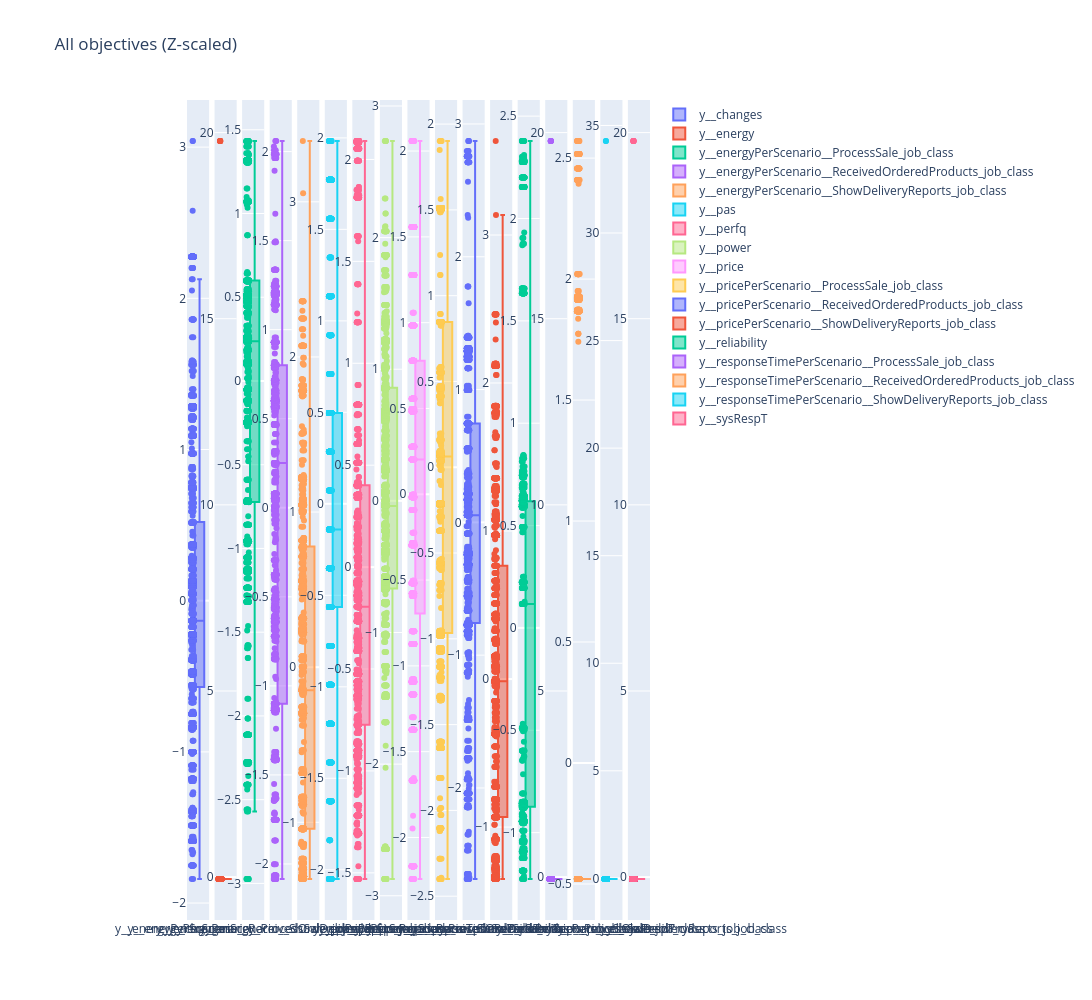

Write notebook code for a chart like this one.
### Code cell
# Show distribution of quality-attribute objectives for ST+
scaler = StandardScaler() # Objectives are first standardized using Z-score method
scaled_df = pd.DataFrame(scaler.fit_transform(df[y_cols]), columns=y_cols)
make_boxplots(scaled_df, title='All objectives (Z-scaled)', figsize=(1000, 2500))
plt.show()

### Figure 1 — Plotly figure (JSON) as saved in the notebook; plotly's stock layout.template omitted (floating-point values rounded to 4 significant figures; data arrays with more than 128 entries replaced by an {"elided": "..."} marker saying what was removed)
{"data": [{"boxpoints": "all", "name": "y__changes", "type": "box", "xaxis": "x", "y": {"elided": "2352 float values"}, "yaxis": "y"}, {"boxpoints": "all", "name": "y__energy", "type": "box", "xaxis": "x2", "y": {"elided": "2352 float values"}, "yaxis": "y2"}, {"boxpoints": "all", "name": "y__energyPerScenario__ProcessSale_job_class", "type": "box", "xaxis": "x3", "y": {"elided": "2352 float values"}, "yaxis": "y3"}, {"boxpoints": "all", "name": "y__energyPerScenario__ReceivedOrderedProducts_job_class", "type": "box", "xaxis": "x4", "y": {"elided": "2352 float values"}, "yaxis": "y4"}, {"boxpoints": "all", "name": "y__energyPerScenario__ShowDeliveryReports_job_class", "type": "box", "xaxis": "x5", "y": {"elided": "2352 float values"}, "yaxis": "y5"}, {"boxpoints": "all", "name": "y__pas", "type": "box", "xaxis": "x6", "y": {"elided": "2352 float values"}, "yaxis": "y6"}, {"boxpoints": "all", "name": "y__perfq", "type": "box", "xaxis": "x7", "y": {"elided": "2352 float values"}, "yaxis": "y7"}, {"boxpoints": "all", "name": "y__power", "type": "box", "xaxis": "x8", "y": {"elided": "2352 float values"}, "yaxis": "y8"}, {"boxpoints": "all", "name": "y__price", "type": "box", "xaxis": "x9", "y": {"elided": "2352 float values"}, "yaxis": "y9"}, {"boxpoints": "all", "name": "y__pricePerScenario__ProcessSale_job_class", "type": "box", "xaxis": "x10", "y": {"elided": "2352 float values"}, "yaxis": "y10"}, {"boxpoints": "all", "name": "y__pricePerScenario__ReceivedOrderedProducts_job_class", "type": "box", "xaxis": "x11", "y": {"elided": "2352 float values"}, "yaxis": "y11"}, {"boxpoints": "all", "name": "y__pricePerScenario__ShowDeliveryReports_job_class", "type": "box", "xaxis": "x12", "y": {"elided": "2352 float values"}, "yaxis": "y12"}, {"boxpoints": "all", "name": "y__reliability", "type": "box", "xaxis": "x13", "y": {"elided": "2352 float values"}, "yaxis": "y13"}, {"boxpoints": "all", "name": "y__responseTimePerScenario__ProcessSale_job_class", "type": "box", "xaxis": "x14", "y": {"elided": "2352 float values"}, "yaxis": "y14"}, {"boxpoints": "all", "name": "y__responseTimePerScenario__ReceivedOrderedProducts_job_class", "type": "box", "xaxis": "x15", "y": {"elided": "2352 float values"}, "yaxis": "y15"}, {"boxpoints": "all", "name": "y__responseTimePerScenario__ShowDeliveryReports_job_class", "type": "box", "xaxis": "x16", "y": {"elided": "2352 float values"}, "yaxis": "y16"}, {"boxpoints": "all", "name": "y__sysRespT", "type": "box", "xaxis": "x17", "y": {"elided": "2352 float values"}, "yaxis": "y17"}], "layout": {"height": 1000, "title": {"text": "All objectives (Z-scaled)"}, "width": 2500, "xaxis": {"anchor": "y", "domain": [0, 0.04775]}, "xaxis10": {"anchor": "y10", "domain": [0.5356, 0.5834]}, "xaxis11": {"anchor": "y11", "domain": [0.5952, 0.6429]}, "xaxis12": {"anchor": "y12", "domain": [0.6547, 0.7024]}, "xaxis13": {"anchor": "y13", "domain": [0.7142, 0.7619]}, "xaxis14": {"anchor": "y14", "domain": [0.7737, 0.8215]}, "xaxis15": {"anchor": "y15", "domain": [0.8332, 0.881]}, "xaxis16": {"anchor": "y16", "domain": [0.8927, 0.9405]}, "xaxis17": {"anchor": "y17", "domain": [0.9522, 1.0]}, "xaxis2": {"anchor": "y2", "domain": [0.05952, 0.1073]}, "xaxis3": {"anchor": "y3", "domain": [0.119, 0.1668]}, "xaxis4": {"anchor": "y4", "domain": [0.1785, 0.2263]}, "xaxis5": {"anchor": "y5", "domain": [0.2381, 0.2858]}, "xaxis6": {"anchor": "y6", "domain": [0.2976, 0.3453]}, "xaxis7": {"anchor": "y7", "domain": [0.3571, 0.4048]}, "xaxis8": {"anchor": "y8", "domain": [0.4166, 0.4644]}, "xaxis9": {"anchor": "y9", "domain": [0.4761, 0.5239]}, "yaxis": {"anchor": "x", "domain": [0, 1]}, "yaxis10": {"anchor": "x10", "domain": [0, 1]}, "yaxis11": {"anchor": "x11", "domain": [0, 1]}, "yaxis12": {"anchor": "x12", "domain": [0, 1]}, "yaxis13": {"anchor": "x13", "domain": [0, 1]}, "yaxis14": {"anchor": "x14", "domain": [0, 1]}, "yaxis15": {"anchor": "x15", "domain": [0, 1]}, "yaxis16": {"anchor": "x16", "domain": [0, 1]}, "yaxis17": {"anchor": "x17", "domain": [0, 1]}, "yaxis2": {"anchor": "x2", "domain": [0, 1]}, "yaxis3": {"anchor": "x3", "domain": [0, 1]}, "yaxis4": {"anchor": "x4", "domain": [0, 1]}, "yaxis5": {"anchor": "x5", "domain": [0, 1]}, "yaxis6": {"anchor": "x6", "domain": [0, 1]}, "yaxis7": {"anchor": "x7", "domain": [0, 1]}, "yaxis8": {"anchor": "x8", "domain": [0, 1]}, "yaxis9": {"anchor": "x9", "domain": [0, 1]}}}
